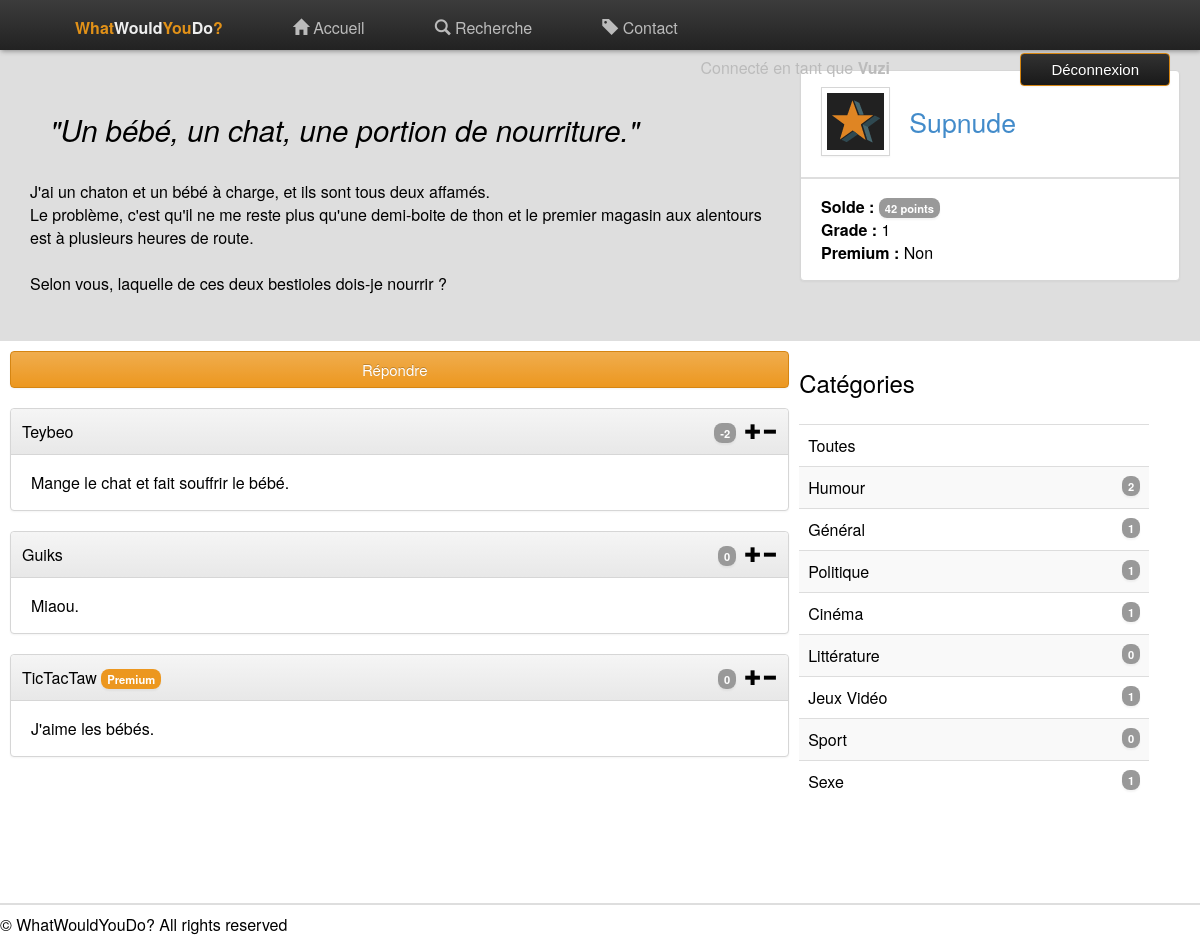
Page /php/post.php?topic_id=1 (signed in) on the committed database.
### tables this page shows
CREATE TABLE IF NOT EXISTS `topic` (
  `id` int(11) NOT NULL AUTO_INCREMENT,
  `title` varchar(100) NOT NULL,
  `content` text NOT NULL,
  `date` datetime NOT NULL,
  `user_id` int(11) NOT NULL,
  `category_id` int(11) NOT NULL,
  `answered` tinyint(1) NOT NULL DEFAULT '0',
  `pot_point` int(11) NOT NULL,
  `pot_euro` int(11) NOT NULL,
  PRIMARY KEY (`id`),
  KEY `user_id` (`user_id`,`category_id`),
  KEY `category_id` (`category_id`)
);

CREATE TABLE IF NOT EXISTS `user` (
  `id` int(11) NOT NULL AUTO_INCREMENT,
  `login` varchar(50) NOT NULL,
  `mail` varchar(50) NOT NULL,
  `password` varchar(50) NOT NULL,
  `first_name` varchar(50) DEFAULT NULL,
  `last_name` varchar(50) DEFAULT NULL,
  `rank_id` int(50) NOT NULL,
  `nb_point` int(11) NOT NULL,
  `nb_euro` int(11) NOT NULL,
  `admin` tinyint(1) NOT NULL,
  `premium` tinyint(1) NOT NULL DEFAULT '0',
  PRIMARY KEY (`id`),
  KEY `rank` (`rank_id`)
);

CREATE TABLE IF NOT EXISTS `post` (
  `id` int(11) NOT NULL AUTO_INCREMENT,
  `content` text NOT NULL,
  `date` datetime NOT NULL,
  `user_id` int(11) NOT NULL,
  `topic_id` int(11) NOT NULL,
  `is_answer` tinyint(1) NOT NULL DEFAULT '0',
  PRIMARY KEY (`id`),
  KEY `user_id` (`user_id`),
  KEY `topic_id` (`topic_id`)
);

CREATE TABLE IF NOT EXISTS `category` (
  `id` int(11) NOT NULL AUTO_INCREMENT,
  `name` varchar(50) NOT NULL,
  PRIMARY KEY (`id`)
);

### php/post.php (the view, shortened to what this page needs)
<?php
	include("header.php");
	if(isset($_GET["topic_id"])){
		$st = $_GET["topic_id"];
		$bdd = new PDO('mysql:host=localhost;dbname=wwyd', 'root', '', array(
			                  PDO::MYSQL_ATTR_INIT_COMMAND => 'SET NAMES utf8'));
				$topic_query = $bdd->prepare('SELECT * FROM topic WHERE id = '.$st);
				$topic_query->execute();
				$posts_query = $bdd->prepare('SELECT post.id, content, date,post.user_id, topic_id, is_answer, SUM(value) as note
											  FROM post left join vote on (post_id = post.id)
											  WHERE topic_id = '.$st.'
											  GROUP BY post.id
											  ORDER BY date ASC');
				$posts_query->execute();
				$topic_data = $topic_query->fetch();
				$title = $topic_data["title"];
				$content = $topic_data["content"];
				$id_author = $topic_data["user_id"];
				$author_query = $bdd->prepare('SELECT * FROM user WHERE  id= '.$id_author);
				$author_query->execute();
				$author_data = $author_query->fetch();
				$author_name = $author_data["login"];
				$author_solde = $author_data["nb_point"];
				$author_grade = $author_data["rank_id"];
				$author_premium = $author_data["premium"];
		}
	else
		header("Location: index.php");
?>
		<div style="min-height: 250px; width: 100%;  background-color: #DEDEDE;">
			<div class="content" style="padding: 30px; margin-right: 390px;">
				<p style="font-size: 22pt; padding-left: 20px;"><i>"<?php echo $title; ?>"</i></p>
				<p><?php echo $content; ?></p>
			</div>
			<div class="content-elem login" style="width: 390px; position: absolute; top: 60px; right: 10px; z-index: 1;">
				<div class="content-bordered">
					<p>
						<img src="../img/apple-touch-icon-57x57-precomposed.png" alt="#" class="thumbnail"></img>
						<span class="span-user-name" >&nbsp;&nbsp;<a href="profil.php"><?php echo $author_name; ?></a></span>
						<hr/>
						<ul class="list-unstyled">
							<li><b>Solde :</b> <span class="badge"><?php echo $author_solde; ?> points </span></li>
							<li><b>Grade :</b> <?php echo $author_grade; ?></li>
							<li><b>Premium :</b><?php 	if($author_premium)
															echo ' Oui';
														else
															echo ' Non';
												?></li>
						</ul>
					</p>
				</div>
			</div>
		</div>
		<section>
			<section style="width: 66.6%; float: left;">
				<div class="content">
					<div class="content-group" id="content-group">
					<?php
					if (isset($_SESSION['user']))
					{
						echo '<div class="content-elem">';
							echo '<div class="content-bordered btn" id="respond_display_button_zone">';
								echo '<span style="margin-left: 45%" id="respond_display_button">Répondre</span>';
							echo '</div>';
						echo '</div>';
					}
					?>
					<?php
					$r = "";
					while($comment = $posts_query->fetch())
					{
						$comment_author_query = $bdd->prepare('SELECT login, premium FROM user WHERE id = '.$comment["user_id"]);
						$comment_author_query->execute();
						$comment_author = $comment_author_query->fetch(PDO::FETCH_ASSOC);
						if ($comment["note"] == null)
							$comment["note"] = 0;
						if($comment_author["premium"] == 1)
							$premium = '<span class="badge" style="background-color: rgb(236, 151, 31)">Premium</span>';
						else
							$premium = '';
						if($comment['is_answer']) {
							$answer = '<div class="content-elem select-answer">'.
		                              '<div class="content-bordered">'.
									     '<div class="content-bordered-title">'.
										     '<h4 class="panel-title">'.$comment_author["login"].' '.
											     '<span class="badge" style="background-color: rgb(236, 151, 31)">Réponse séléctionnée</span>'.' '.$premium.
												     '<span style="float: right">'.
													     '<span class="badge" id="badgeInt">'.$comment["note"].'</span>&nbsp;&nbsp;'.
													     '<span class="like"><input type="hidden" value="'.$comment["id"].'"></span>'.
													     '<span class="dislike"><input type="hidden" value="'.$comment["id"].'">'.
												     '</span>'.
											     '</span>'.
										     '</h4>'.
									     '</div>'.
									     '<p style="font-size: 12pt">'.$comment["content"].'</p>'.
								     '</div>'.
							     '</div>';
						} else {
							$r  .= 	'<div class="content-elem">'.
	                                  	'<div class="content-bordered">'.
									     	'<div class="content-bordered-title">'.
										     	'<h4 class="panel-title">'.
											     	$comment_author["login"].' '.$premium.
											     	'<span style="float: right">'.
											     		'<span class="badge" id="badgeInt">'.$comment["note"].'</span>&nbsp;&nbsp;'.
											     		'<span class="like"><input type="hidden" value="'.$comment["id"].'"></span>'.
											     		'<span class="dislike"><input type="hidden" value="'.$comment["id"].'"></span>'.
											     	'</span>'.
										     	'</h4>'.
									     	'</div>'.
								     		'<p style="font-size: 12pt">'.$comment["content"].'</p>'.
							     		'</div>'.
						     		'</div>';
						 }
					}
					echo $r;
					?>
					</div>
				</div>
			</section>
			<section style="width: 30.3%; float: left;">
		        <?php
					include('category.php');
				?>
			</section>
<?php
	include("footer.php");
?>

### php/category.php
			<div class="categories">
				<h3>Catégories</h3>
				<table class="table table-striped table-hover">
<?php
	echo '<tr><td><a href="search.php?id=0" >Toutes</a></td></tr>';
	$bdd = new PDO('mysql:host=localhost;dbname=wwyd', 'root', '', array(PDO::MYSQL_ATTR_INIT_COMMAND => 'SET NAMES utf8'));
	$query = $bdd->query('SELECT name, id FROM category');
	while($data = $query->fetch()){
		$query2 = $bdd->query('SELECT COUNT(*) FROM topic WHERE category_id = "'.$data['id'].'"');
		$data2 = $query2->fetch();
		echo '<tr><td><a href="search.php?id='.$data['id'].'" >'.$data["name"].' <a class="badge" style="float: right">'.$data2[0].'</a></a></td></tr>';
	}
?>
				</table>
			</div>

### css/style.css (style rules this page uses)
html { font-family: 'Helvetica Neue', Helvetica, Arial, sans-serif; }
a { text-decoration: none; color: inherit; }
h3 { font-size: 24px; font-weight: normal; }
.content-bordered { border: 1px #D6D6D6 solid; border-radius: 4px; margin: 5px; box-shadow: rgba(0, 0, 0, 0.0470588) 0px 1px 2px 0px; background-color: white; }
.content-bordered .content-bordered-title { background-image: linear-gradient(rgb(245, 245, 245) 0px, rgb(232, 232, 232) 100%); border-bottom: 1px #D6D6D6 solid; border-radius: 4px 4px 0 0; padding: 6px; }
.content-bordered .content-bordered-title .panel-title { margin: 5px; font-weight: normal; }
.content-bordered p { padding-left: 20px; padding-right: 20px; }
.badge { background-color: rgb(153, 153, 153); box-shadow: rgba(0, 0, 0, 0.0470588) 0px 2px 2px 0px; color: white; font-weight: bold; border-radius: 8px; font-size: 70%; padding: 2px; padding-left: 6px; padding-right: 6px; white-space: nowrap; }
.list-unstyled { list-style-type: none; margin-left: -20px; }
.thumbnail { border: 1px #D6D6D6 solid; padding: 5px; box-shadow: rgba(0, 0, 0, 0.0470588) 0px 1px 2px 0px; }
.span-user-name { font-size: 20pt; font-weight: 500; margin-top: -60px; display: inline-block; vertical-align: middle; }
.btn { box-shadow: rgba(0, 0, 0, 0.0470588) 0px 1px 2px 0px; background-image: linear-gradient(rgb(240, 173, 78) 0px, rgb(236, 151, 31) 100%); border: 1px rgb(213, 133, 18) solid; border-radius: 4px; padding: 7px; padding-left: 12px; padding-right: 12px; color: white; font-size: 15px; text-shadow: rgba(0, 0, 0, 0.2) 0px -1px 0px; display: block; }
section { max-width: 1200px; margin: auto; padding-right: 0px; }
.content { max-width: 1200px; margin: 0; }
.content-elem { padding: 5px; }
.login { width: 30.3%; float: left; min-width: 240px; }
.categories { width: 350px; float: left; margin: auto; }
.categories table { width: 100%; border-collapse: collapse; }
.categories td { border-top: 1px solid #ddd; padding: 9px; }
.categories tr:nth-child(even) { background-color: #f9f9f9; }
.table-hover td { padding-left: 9px; transition: padding-left .3s ease-in; }
.like:before { position: relative; top: 1px; display: inline-block; font-family: 'Glyphicons Halflings'; -webkit-font-smoothing: antialiased; font-style: normal; font-weight: normal; line-height: 1; content: "\2b"; }
.dislike:before { position: relative; top: 1px; display: inline-block; font-family: 'Glyphicons Halflings'; -webkit-font-smoothing: antialiased; font-style: normal; font-weight: normal; line-height: 1; content: "\2212"; }
hr { border: solid 1px #DEDEDE; }
p a { color: #428bca; text-decoration: none; }

### php/header.php (style rules this page uses)
body { margin: 0; padding-top: 50px; padding-bottom: 20px; }

### rows in the picture
topic: title "Un bébé, un chat, une portion de nourriture.", content "J'ai un chaton et un bébé à charge, et ils sont tous deux affamés. Le problème, c'est qu'il ne me reste plus qu'une demi-boite de thon et le premier magasin aux alentours est à plusieurs heures de route. Selon vous, laquelle de ces deux bestioles dois-je nourrir ?"
user: login "Supnude", nb_point "42", rank "1"
post: user.login "Teybeo", note "-2", content "Mange le chat et fait souffrir le bébé."
post: user.login "Guiks", note "0", content "Miaou."
post: user.login "TicTacTaw", shows "Premium", is_answer "0", content "J'aime les bébés."
category: name "Humour", data2 "2"
category: name "Général", data2 "1"
category: name "Politique", data2 "1"
category: name "Cinéma", data2 "1"
category: name "Littérature", data2 "0"
category: name "Jeux Vidéo", data2 "1"
category: name "Sport", data2 "0"
category: name "Sexe", data2 "1"

### other values in the picture
$_SESSION["user"]["login"] "Vuzi"
